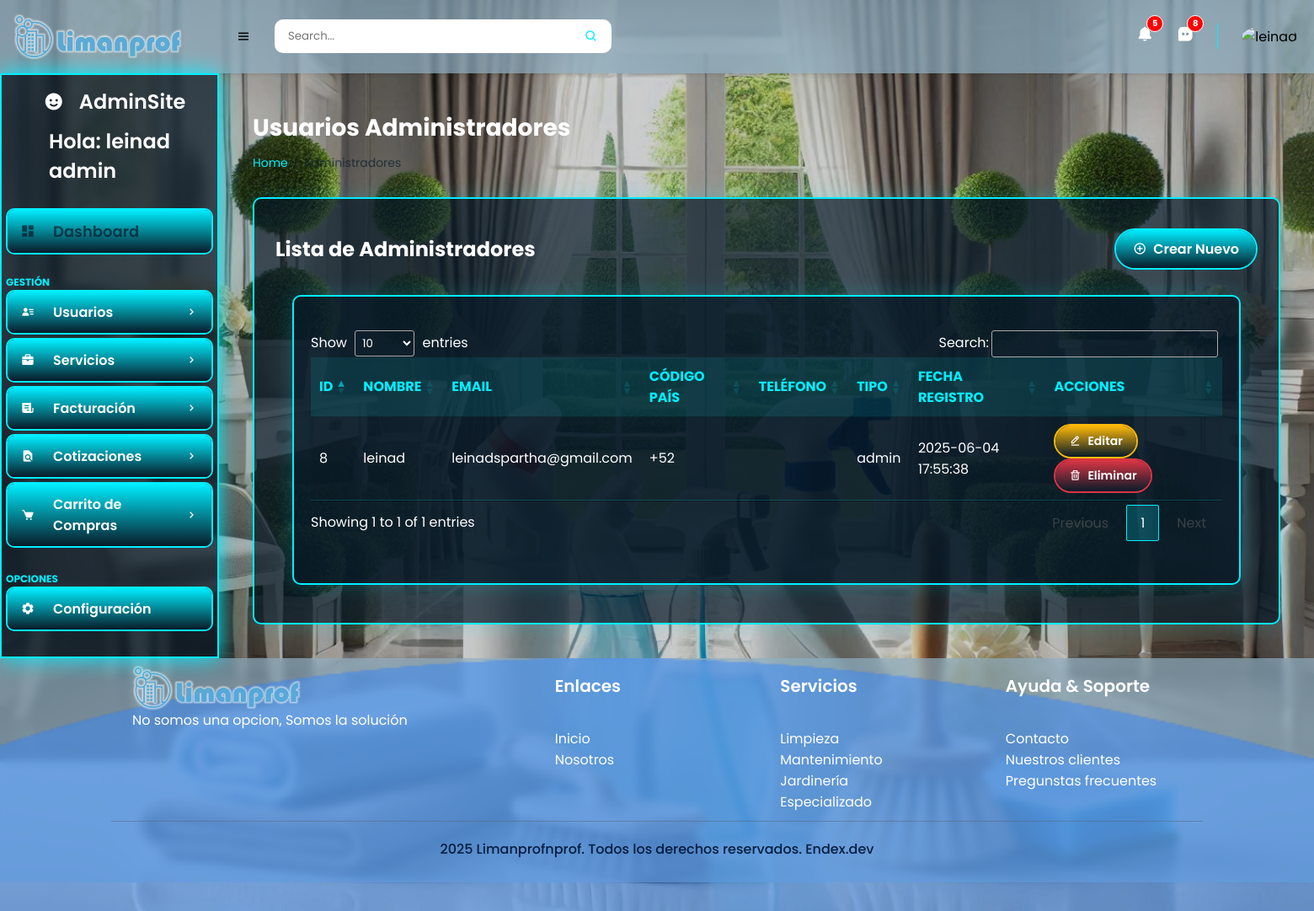
/public/dashboard_administrador.php?page=usuarios (signed in), run on the app's committed database.
### tables this page shows
CREATE TABLE `usuarios` (
  `id` int(11) NOT NULL,
  `nombre_usuario` varchar(50) NOT NULL,
  `email` varchar(100) NOT NULL,
  `codigo_pais` varchar(5) NOT NULL,
  `telefono` varchar(10) NOT NULL,
  `contraseña` varchar(255) NOT NULL,
  `tipo` varchar(50) DEFAULT NULL,
  `fecha_registro` timestamp NOT NULL DEFAULT current_timestamp(),
  `foto_perfil` varchar(255) DEFAULT 'default.png',
  `avatar_path` varchar(255) DEFAULT 'img/avatars/default-avatar.jpg',
  `cover_path` varchar(255) DEFAULT 'img/covers/default-cover.jpg',
  `biografia` text DEFAULT 'Usuario de Limanprof',
  `ultima_conexion` timestamp NULL DEFAULT NULL
);

### public/dashboard_content/usuarios.php (the view, shortened to what this page needs)
<link rel="stylesheet" href="css/tables.css">
<link rel="stylesheet" href="https://cdn.datatables.net/1.13.7/css/jquery.dataTables.min.css">
<link rel="stylesheet" href="css/datatables-custom.css">
<div class="data-section">
    <div class="data-header">
        <h1 class="title">Usuarios Administradores</h1>
        <ul class="breadcrumbs">
            <li><a href="?page=dashboard_main">Home</a></li>
            <li class="divider">/</li>
            <li><a href="#" class="active">Administradores</a></li>
        </ul>
    </div>
    <?php
    include("../config/config.php");
    $sql = "SELECT * FROM usuarios WHERE tipo = 'admin'";
    $resultado = mysqli_query($conexion, $sql);
    ?>
    <div class="table-wrapper">
        <div class="table-header">
            <h2>Lista de Administradores</h2>
            <a href="AddNewUser.php" class="table-btn table-btn-add">
                <i class='bx bx-plus-circle'></i> Crear Nuevo
            </a>
        </div>
        <div class="table-container">
            <table id="usersTable" class="data-table display">
                <thead>
                    <tr>
                        <th>Id</th>
                        <th>Nombre</th>
                        <th>Email</th>
                        <th>Código País</th>
                        <th>Teléfono</th>
                        <th>Tipo</th>
                        <th>Fecha Registro</th>
                        <th>Acciones</th>
                    </tr>
                </thead>
                <tbody>
                    <?php while ($fila = mysqli_fetch_assoc($resultado)) { ?>
                        <tr>
                            <td><?php echo $fila['id']; ?></td>
                            <td><?php echo $fila['nombre_usuario']; ?></td>
                            <td><?php echo $fila['email']; ?></td>
                            <td><?php echo $fila['codigo_pais']; ?></td>
                            <td><?php echo $fila['telefono']; ?></td>
                            <td><?php echo $fila['tipo']; ?></td>
                            <td><?php echo $fila['fecha_registro']; ?></td>
                            <td>
                                <a href="UpdateUser.php?id=<?php echo $fila['id']; ?>" class="table-btn table-btn-edit">
                                    <i class='bx bx-edit-alt'></i>Editar
                                </a>
                                <a href="DeleteUser.php?id=<?php echo $fila['id']; ?>" class="table-btn table-btn-delete">
                                    <i class='bx bx-trash'></i>Eliminar
                                </a>
                            </td>
                        </tr>
                    <?php } ?>
                </tbody>
            </table>
        </div>
    </div>
</div>

### public/css/style_users.css (style rules this page uses)
* { margin: 0; padding: 0; box-sizing: border-box; font-family: 'Poppins', sans-serif; }
body { min-height: 100vh; display: grid; grid-template-columns: 260px 1fr; grid-template-rows: auto 1fr auto; grid-template-areas: "header header" "sidebar main" "footer footer"; background-image: url('/Limanprof/public/img/Designer.jpeg'); background-size: cover; background-repeat: no-repeat; background-attachment: fixed; background-position: center; overflow-x: hidden; }
body::before { content: ""; position: fixed; top: 0; left: 0; width: 100%; height: 100%; background: rgba(0, 0, 0, 0.2); z-index: -1; }
.table-container { background: rgba(8, 27, 41, 0.7); border-radius: 10px; padding: 20px; margin: 20px; box-shadow: 0 0 25px rgba(0, 238, 255, 0.2); border: 2px solid #0ef; }
.data-table, #datatablesSimple { width: 100%; border-collapse: collapse; color: white; background: transparent; }
.data-table thead th, #datatablesSimple thead th { background: rgba(0, 238, 255, 0.1); color: #0ef; font-weight: 600; text-transform: uppercase; padding: 15px; text-align: left; border-bottom: 2px solid #0ef; }
.data-table tbody td, #datatablesSimple tbody td { padding: 12px 15px; border-bottom: 1px solid rgba(0, 238, 255, 0.2); }

### public/css/dashboard.css (style rules this page uses)
a { text-decoration: none; }
li { list-style: none; }
main .title { font-size: 28px; font-weight: 700; margin-bottom: 10px; }
main .breadcrumbs { display: flex; grid-gap: 6px; }
main .breadcrumbs li, main .breadcrumbs li a { font-size: 14px; }
main .breadcrumbs li a { color: #0ef; }
main .breadcrumbs li a.active, main .breadcrumbs li.divider { color: rgba(8, 27, 41, 0.7); pointer-events: none; }
.table-container { background: rgba(8, 27, 41, 0.7); border-radius: 10px; padding: 20px; margin-top: 20px; overflow: hidden; }
.table-header { margin-bottom: 20px; padding: 10px 0; }
.data-table { width: 100%; border-collapse: collapse; margin-bottom: 1rem; background: transparent; color: white; }
.data-table thead th { background: rgba(0, 238, 255, 0.1); color: #0ef; font-weight: 600; text-transform: uppercase; padding: 15px; text-align: left; border-bottom: 2px solid #0ef; }
.data-table tbody td { padding: 12px 15px; border-bottom: 1px solid rgba(0, 238, 255, 0.2); }

### public/css/tables.css (style rules this page uses)
.data-section { padding: 20px; }
.data-header { margin-bottom: 30px; }
.table-wrapper { background: rgba(8, 27, 41, 0.7); border-radius: 10px; border: 2px solid #0ef; box-shadow: 0 0 25px rgba(0, 238, 255, 0.2); padding: 25px; margin-top: 20px; }
.table-header { display: flex; justify-content: space-between; align-items: center; margin-bottom: 20px; }
.table-container { overflow-x: auto; scrollbar-width: thin; scrollbar-color: #0ef rgba(8, 27, 41, 0.7); }
.data-table { width: 100%; border-collapse: collapse; color: white; min-width: 800px; }
.data-table thead th { background: rgba(0, 238, 255, 0.1); color: #0ef; font-weight: 600; text-transform: uppercase; padding: 15px; text-align: left; border-bottom: 2px solid #0ef; }
.data-table tbody td { padding: 12px 15px; border-bottom: 1px solid rgba(0, 238, 255, 0.2); }
.data-table tbody tr { transition: all 0.3s ease; }
.table-btn { position: relative; padding: 8px 16px; background: transparent; border: 2px solid #0ef; border-radius: 40px; color: white; font-size: 14px; font-weight: 600; cursor: pointer; overflow: hidden; z-index: 1; transition: all 0.3s ease; display: inline-flex; align-items: center; gap: 8px; }
.table-btn::before { content: ''; position: absolute; top: -100%; left: 0; width: 100%; height: 300%; z-index: -1; transition: .5s; }
.table-btn-add { padding: 10px 20px; font-size: 16px; }
.table-btn-add::before { background: linear-gradient(#081b29, #0ef, #081b29, #0ef); }
.table-btn-edit::before { background: linear-gradient(#081b29, #ffba08, #081b29, #ffba08); }
.table-btn-delete::before { background: linear-gradient(#081b29, #dc3545, #081b29, #dc3545); }
.table-btn-edit { border-color: #ffba08; }
.table-btn-delete { border-color: #dc3545; }

### data on the page
usuarios: id "8", nombre_usuario "leinad", email "leinadspartha@gmail.com", codigo_pais "+52", tipo "admin", fecha_registro "2025-06-04 17:55:38"

### other printed values
$_SESSION['nombre_usuario'] "leinad"
$_SESSION['tipo'] "admin"
